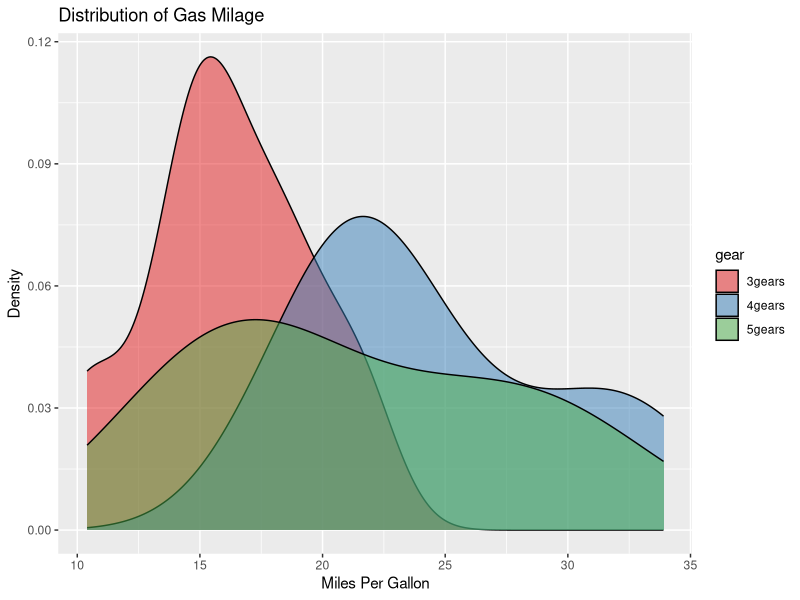
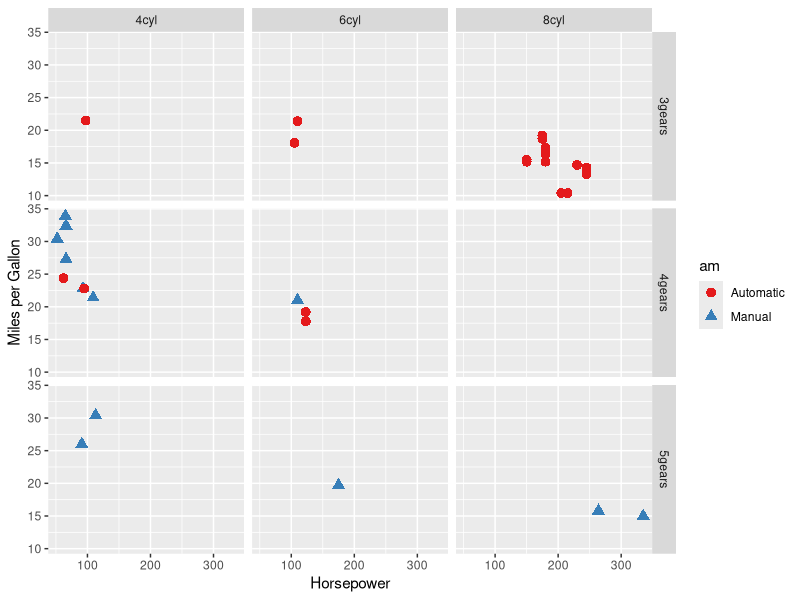
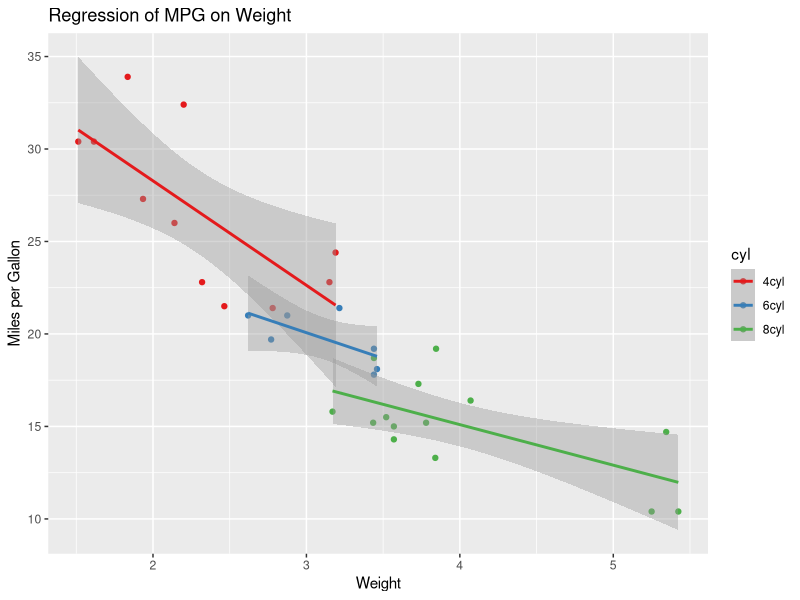
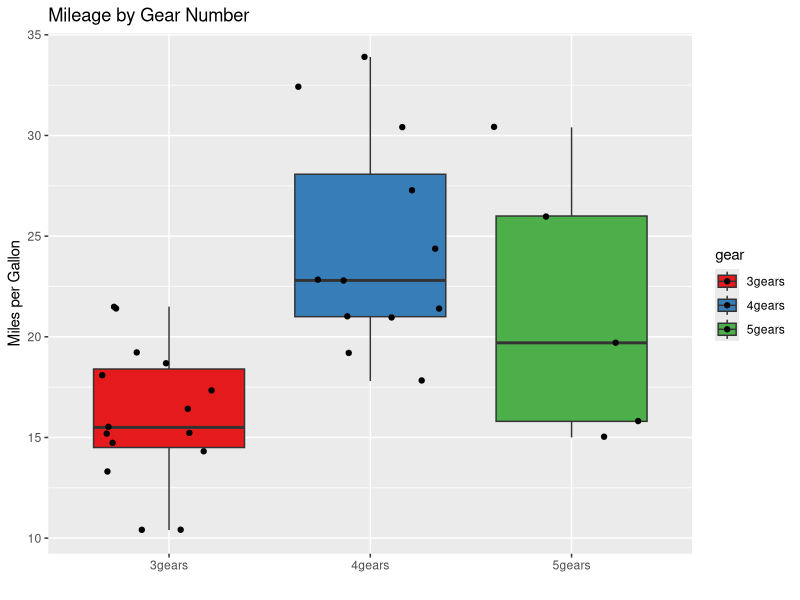

The R source for these figures, in order:
## ---- chunk 1
# ggplot2 examples
library(ggplot2)
#use color brewer as default discrete colors
scale_colour_discrete <- function(...) scale_color_brewer(palette="Set1", ...)
scale_fill_discrete <- function(...) scale_fill_brewer(palette="Set1", ...)

data('mtcars')
# create factors with value labels
mtcars$gear <- factor(mtcars$gear,levels=c(3,4,5),
     labels=c("3gears","4gears","5gears"))
mtcars$am <- factor(mtcars$am,levels=c(0,1),
     labels=c("Automatic","Manual"))
mtcars$cyl <- factor(mtcars$cyl,levels=c(4,6,8),
   labels=c("4cyl","6cyl","8cyl"))
head(mtcars)
## ---- chunk 2
qplot(mpg, data=mtcars, geom="density", fill=gear, alpha=I(.5),
   main="Distribution of Gas Milage", xlab="Miles Per Gallon",
   ylab="Density")
## ---- chunk 3
qplot(hp, mpg, data=mtcars, shape=am, color=am,
   facets=gear~cyl, size=I(3),
   xlab="Horsepower", ylab="Miles per Gallon")
## ---- chunk 4
ggplot(data = mtcars, aes(x = wt, y = mpg, color = cyl)) +
  geom_point() + geom_smooth(method = "lm") +
   labs(title = "Regression of MPG on Weight", x = "Weight", y = "Miles per Gallon")
## ---- chunk 5
qplot(gear, mpg, data=mtcars, geom=c("boxplot", "jitter"),
   fill=gear, main="Mileage by Gear Number",
   xlab="", ylab="Miles per Gallon")
